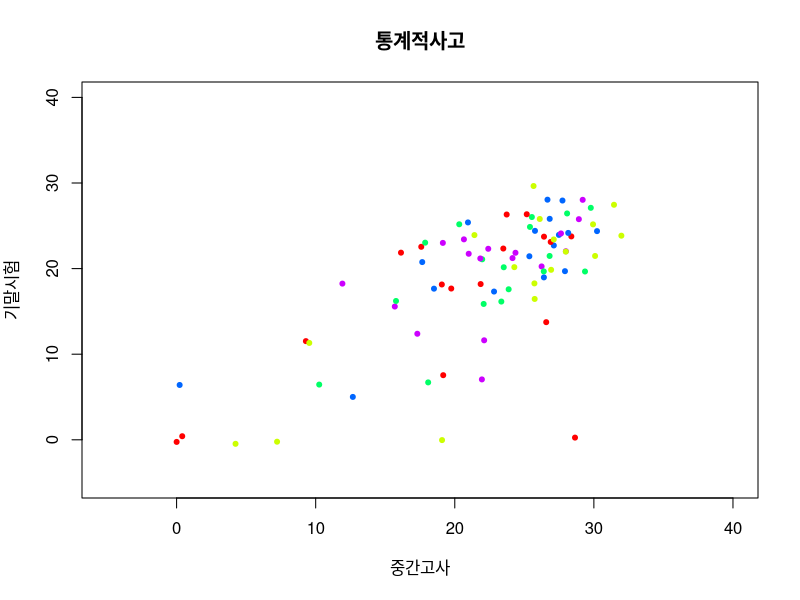

Here is the R script that generated this plot:
# Title     : TODO
# Objective : TODO
# Created by: coeat
# Created on: 2021/04/10

exam <- read.table('./3ch/exam scores_2012.txt', header = T)
str(exam) #str -> struct의 약자로 해당 객체를 자세히 보여준다
attach(exam) #해당 데이터프레임 컬럼들을 변수로 접근할 수 있게 해준다.
summary(exam) #요약 값을 볼 수 있다.
#결측은 계산에 추가되지 않는다
mid[is.na(mid)] <- 0
final[is.na(final)] <- 0
windows(height = 5.5, width = 5)

n <- length(mid)
plot(mid + runif(n, -0.5, 0.5),
     final + runif(n, -0.5, 0.5),
     pch = 20,
     xlim = c(-5, 40),
     ylim = c(-5, 40),
     col = rainbow(5),
     xlab = "\uc911\uac04\uace0\uc0ac",
     ylab = "\uae30\ub9d0\uc2dc\ud5d8",
     main = "\ud1b5\uacc4\uc801\uc0ac\uace0")
#이 값들은 결시값을 처리했음